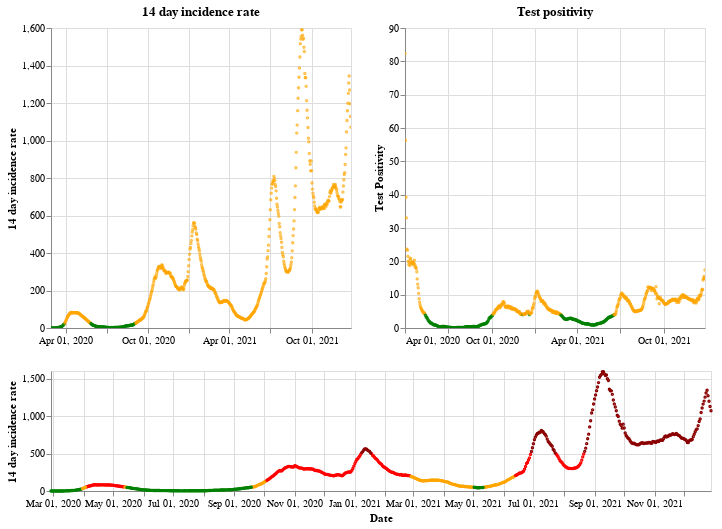

The notebook cell saved with this chart:
### Markdown cell above
## Scotland

### Code cell
plot_traffic_light('Scotland')

### Figure 1 — Vega-Lite specification as saved in the notebook (floating-point values rounded to 4 significant figures; data arrays with more than 128 entries replaced by an {"elided": "..."} marker saying what was removed)
{"config": {"view": {"continuousWidth": 400, "continuousHeight": 300}}, "vconcat": [{"hconcat": [{"mark": {"type": "point", "size": 2}, "encoding": {"color": {"condition": {"value": "green", "test": "(datum.twoWeeklyCasesRate <= 25)"}, "value": "orange"}, "tooltip": [{"type": "nominal", "field": "areaName"}, {"type": "temporal", "field": "date"}, {"type": "quantitative", "field": "twoWeeklyCasesRate"}, {"type": "quantitative", "field": "testPositivity"}], "x": {"type": "temporal", "axis": {"title": ""}, "field": "date", "scale": {"domain": {"selection": "DateBrush"}}, "timeUnit": "yearmonthdate"}, "y": {"type": "quantitative", "axis": {"title": "14 day incidence rate"}, "field": "twoWeeklyCasesRate"}}, "title": "14 day incidence rate", "width": 300}, {"mark": {"type": "point", "size": 2}, "encoding": {"color": {"condition": {"value": "green", "test": "(datum.testPositivity <= 4)"}, "value": "orange"}, "tooltip": [{"type": "nominal", "field": "areaName"}, {"type": "temporal", "field": "date"}, {"type": "quantitative", "field": "twoWeeklyCasesRate"}, {"type": "quantitative", "field": "testPositivity"}], "x": {"type": "temporal", "axis": {"title": ""}, "field": "date", "scale": {"domain": {"selection": "DateBrush"}}, "timeUnit": "yearmonthdate"}, "y": {"type": "quantitative", "axis": {"title": "Test Positivity"}, "field": "testPositivity"}}, "title": "Test positivity", "width": 300}]}, {"layer": [{"mark": {"type": "point", "size": 2}, "encoding": {"color": {"condition": {"value": "orange", "test": "(((datum.testPositivity < 4) && (datum.twoWeeklyCasesRate >= 50)) && (datum.twoWeeklyCasesRate < 200))"}, "value": "red"}, "opacity": {"condition": {"value": 1, "test": "((datum.twoWeeklyCasesRate >= 50) && (datum.twoWeeklyCasesRate < 500))"}, "value": 0}, "tooltip": [{"type": "nominal", "field": "areaName"}, {"type": "temporal", "field": "date"}, {"type": "quantitative", "field": "twoWeeklyCasesRate"}, {"type": "quantitative", "field": "testPositivity"}], "x": {"type": "temporal", "axis": {"title": "Date"}, "field": "date", "timeUnit": "yearmonthdate"}, "y": {"type": "quantitative", "axis": {"title": "14 day incidence rate"}, "field": "twoWeeklyCasesRate"}}, "selection": {"DateBrush": {"type": "interval", "encodings": ["x"], "fields": ["Time"]}}}, {"mark": {"type": "point", "size": 2}, "encoding": {"color": {"value": "darkred"}, "opacity": {"condition": {"value": 1, "test": "(datum.twoWeeklyCasesRate >= 500)"}, "value": 0}, "tooltip": [{"type": "nominal", "field": "areaName"}, {"type": "temporal", "field": "date"}, {"type": "quantitative", "field": "twoWeeklyCasesRate"}, {"type": "quantitative", "field": "testPositivity"}], "x": {"type": "temporal", "axis": {"title": "Date"}, "field": "date", "timeUnit": "yearmonthdate"}, "y": {"type": "quantitative", "axis": {"title": "14 day incidence rate"}, "field": "twoWeeklyCasesRate"}}}, {"mark": {"type": "point", "size": 2}, "encoding": {"color": {"condition": {"value": "green", "test": "((datum.testPositivity < 4) && (datum.twoWeeklyCasesRate < 50))"}, "value": "orange"}, "opacity": {"condition": {"value": 1, "test": "(datum.twoWeeklyCasesRate < 50)"}, "value": 0}, "tooltip": [{"type": "nominal", "field": "areaName"}, {"type": "temporal", "field": "date"}, {"type": "quantitative", "field": "twoWeeklyCasesRate"}, {"type": "quantitative", "field": "testPositivity"}], "x": {"type": "temporal", "axis": {"title": "Date"}, "field": "date", "timeUnit": "yearmonthdate"}, "y": {"type": "quantitative", "axis": {"title": "14 day incidence rate"}, "field": "twoWeeklyCasesRate"}}}], "height": 120, "width": 660}], "data": {"name": "data-caaaa5b360b199d3039a40ef9530090c"}, "$schema": "https://vega.github.io/schema/vega-lite/v4.8.1.json", "datasets": {"data-caaaa5b360b199d3039a40ef9530090c": {"elided": "670 records"}}}
